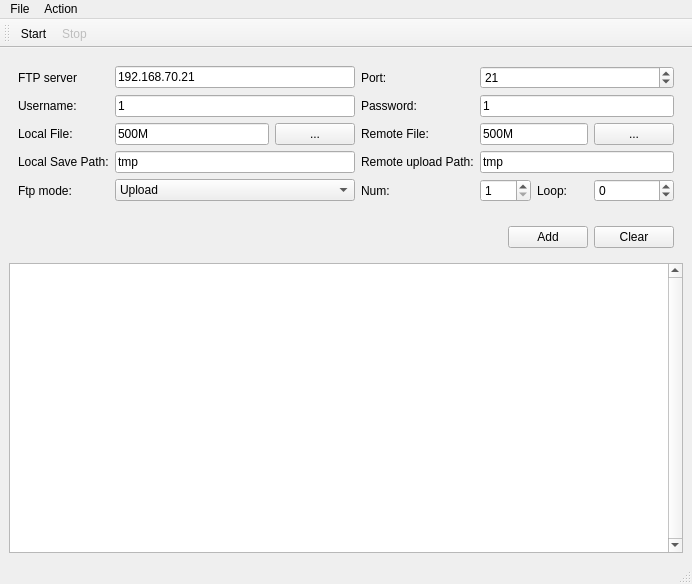
<?xml version="1.0" encoding="UTF-8"?>
<ui version="4.0">
 <class>MainWindow</class>
 <widget class="QMainWindow" name="MainWindow">
  <property name="geometry">
   <rect>
    <x>0</x>
    <y>0</y>
    <width>692</width>
    <height>584</height>
   </rect>
  </property>
  <property name="windowTitle">
   <string>MultiFtp</string>
  </property>
  <property name="windowIcon">
   <iconset resource="multiftp.qrc">
    <normaloff>:/multiftp</normaloff>:/multiftp</iconset>
  </property>
  <widget class="QWidget" name="centralwidget">
   <layout class="QVBoxLayout" name="verticalLayout" stretch="0,0,0">
    <item>
     <widget class="QWidget" name="widget" native="true">
      <layout class="QGridLayout" name="gridLayout">
       <item row="5" column="1" colspan="2">
        <widget class="QComboBox" name="ftpMode">
         <item>
          <property name="text">
           <string>Upload</string>
          </property>
         </item>
         <item>
          <property name="text">
           <string>Download</string>
          </property>
         </item>
        </widget>
       </item>
       <item row="4" column="1" colspan="2">
        <widget class="QLineEdit" name="ftpLocalPath">
         <property name="text">
          <string>tmp</string>
         </property>
        </widget>
       </item>
       <item row="3" column="0">
        <widget class="QLabel" name="label_5">
         <property name="text">
          <string>Local File:</string>
         </property>
        </widget>
       </item>
       <item row="5" column="5">
        <widget class="QSpinBox" name="sbNum">
         <property name="minimum">
          <number>1</number>
         </property>
        </widget>
       </item>
       <item row="5" column="6">
        <widget class="QLabel" name="label_11">
         <property name="text">
          <string>Loop:</string>
         </property>
         <property name="textFormat">
          <enum>Qt::AutoText</enum>
         </property>
        </widget>
       </item>
       <item row="3" column="2">
        <widget class="QPushButton" name="pbAddLocal">
         <property name="maximumSize">
          <size>
           <width>16777215</width>
           <height>16777215</height>
          </size>
         </property>
         <property name="toolTip">
          <string>TODO: select local file</string>
         </property>
         <property name="text">
          <string>...</string>
         </property>
        </widget>
       </item>
       <item row="2" column="0">
        <widget class="QLabel" name="label_3">
         <property name="text">
          <string>Username:</string>
         </property>
        </widget>
       </item>
       <item row="4" column="0">
        <widget class="QLabel" name="label_9">
         <property name="text">
          <string>Local Save Path:</string>
         </property>
        </widget>
       </item>
       <item row="1" column="1" colspan="2">
        <widget class="QLineEdit" name="ftpServer">
         <property name="text">
          <string>192.168.70.21</string>
         </property>
        </widget>
       </item>
       <item row="1" column="4">
        <widget class="QLabel" name="label_2">
         <property name="text">
          <string>Port:</string>
         </property>
        </widget>
       </item>
       <item row="4" column="4">
        <widget class="QLabel" name="label_10">
         <property name="text">
          <string>Remote upload Path:</string>
         </property>
        </widget>
       </item>
       <item row="2" column="1" colspan="2">
        <widget class="QLineEdit" name="ftpUsername">
         <property name="text">
          <string>1</string>
         </property>
        </widget>
       </item>
       <item row="3" column="1">
        <widget class="QLineEdit" name="ftpLocalfile">
         <property name="text">
          <string>500M</string>
         </property>
        </widget>
       </item>
       <item row="5" column="4">
        <widget class="QLabel" name="label_8">
         <property name="text">
          <string>Num:</string>
         </property>
        </widget>
       </item>
       <item row="5" column="0">
        <widget class="QLabel" name="label_7">
         <property name="text">
          <string>Ftp mode:</string>
         </property>
        </widget>
       </item>
       <item row="3" column="4">
        <widget class="QLabel" name="label_6">
         <property name="text">
          <string>Remote File:</string>
         </property>
        </widget>
       </item>
       <item row="1" column="0">
        <widget class="QLabel" name="label">
         <property name="text">
          <string>FTP server</string>
         </property>
        </widget>
       </item>
       <item row="2" column="4">
        <widget class="QLabel" name="label_4">
         <property name="text">
          <string>Password:</string>
         </property>
        </widget>
       </item>
       <item row="5" column="7">
        <widget class="QSpinBox" name="sbLoop">
         <property name="toolTip">
          <string>&lt;html&gt;&lt;head/&gt;&lt;body&gt;&lt;p&gt;0: forever&lt;/p&gt;&lt;/body&gt;&lt;/html&gt;</string>
         </property>
         <property name="minimum">
          <number>-1</number>
         </property>
        </widget>
       </item>
       <item row="4" column="5" colspan="3">
        <widget class="QLineEdit" name="ftpRemotePath">
         <property name="text">
          <string>tmp</string>
         </property>
        </widget>
       </item>
       <item row="3" column="7">
        <widget class="QPushButton" name="pbAddRemote">
         <property name="toolTip">
          <string>TODO: select remote file</string>
         </property>
         <property name="text">
          <string>...</string>
         </property>
        </widget>
       </item>
       <item row="3" column="5" colspan="2">
        <widget class="QLineEdit" name="ftpRemotefile">
         <property name="text">
          <string>500M</string>
         </property>
        </widget>
       </item>
       <item row="2" column="5" colspan="3">
        <widget class="QLineEdit" name="ftpPassword">
         <property name="text">
          <string>1</string>
         </property>
        </widget>
       </item>
       <item row="1" column="5" colspan="3">
        <widget class="QSpinBox" name="ftpPort">
         <property name="maximum">
          <number>65534</number>
         </property>
         <property name="value">
          <number>21</number>
         </property>
        </widget>
       </item>
      </layout>
     </widget>
    </item>
    <item>
     <widget class="QWidget" name="widget_2" native="true">
      <layout class="QHBoxLayout" name="horizontalLayout">
       <item>
        <spacer name="horizontalSpacer">
         <property name="orientation">
          <enum>Qt::Horizontal</enum>
         </property>
         <property name="sizeHint" stdset="0">
          <size>
           <width>40</width>
           <height>20</height>
          </size>
         </property>
        </spacer>
       </item>
       <item>
        <widget class="QPushButton" name="pbAdd">
         <property name="text">
          <string>Add</string>
         </property>
        </widget>
       </item>
       <item>
        <widget class="QPushButton" name="pbClear">
         <property name="text">
          <string>Clear</string>
         </property>
        </widget>
       </item>
      </layout>
     </widget>
    </item>
    <item>
     <widget class="QTableView" name="tableView">
      <property name="verticalScrollBarPolicy">
       <enum>Qt::ScrollBarAlwaysOn</enum>
      </property>
      <property name="editTriggers">
       <set>QAbstractItemView::NoEditTriggers</set>
      </property>
      <property name="selectionBehavior">
       <enum>QAbstractItemView::SelectRows</enum>
      </property>
      <property name="wordWrap">
       <bool>false</bool>
      </property>
      <attribute name="horizontalHeaderDefaultSectionSize">
       <number>150</number>
      </attribute>
      <attribute name="horizontalHeaderStretchLastSection">
       <bool>true</bool>
      </attribute>
     </widget>
    </item>
   </layout>
  </widget>
  <widget class="QMenuBar" name="menubar">
   <property name="geometry">
    <rect>
     <x>0</x>
     <y>0</y>
     <width>692</width>
     <height>23</height>
    </rect>
   </property>
   <widget class="QMenu" name="menuFile">
    <property name="title">
     <string>File</string>
    </property>
   </widget>
   <widget class="QMenu" name="menuAction">
    <property name="title">
     <string>Action</string>
    </property>
    <addaction name="actionStart"/>
    <addaction name="actionStop"/>
   </widget>
   <addaction name="menuFile"/>
   <addaction name="menuAction"/>
  </widget>
  <widget class="QStatusBar" name="statusbar"/>
  <widget class="QToolBar" name="toolBar">
   <property name="windowTitle">
    <string>toolBar</string>
   </property>
   <attribute name="toolBarArea">
    <enum>TopToolBarArea</enum>
   </attribute>
   <attribute name="toolBarBreak">
    <bool>false</bool>
   </attribute>
   <addaction name="actionStart"/>
   <addaction name="actionStop"/>
  </widget>
  <action name="actionStart">
   <property name="text">
    <string>Start</string>
   </property>
  </action>
  <action name="actionStop">
   <property name="enabled">
    <bool>false</bool>
   </property>
   <property name="text">
    <string>Stop</string>
   </property>
  </action>
 </widget>
 <resources>
  <include location="multiftp.qrc"/>
 </resources>
 <connections/>
</ui>
